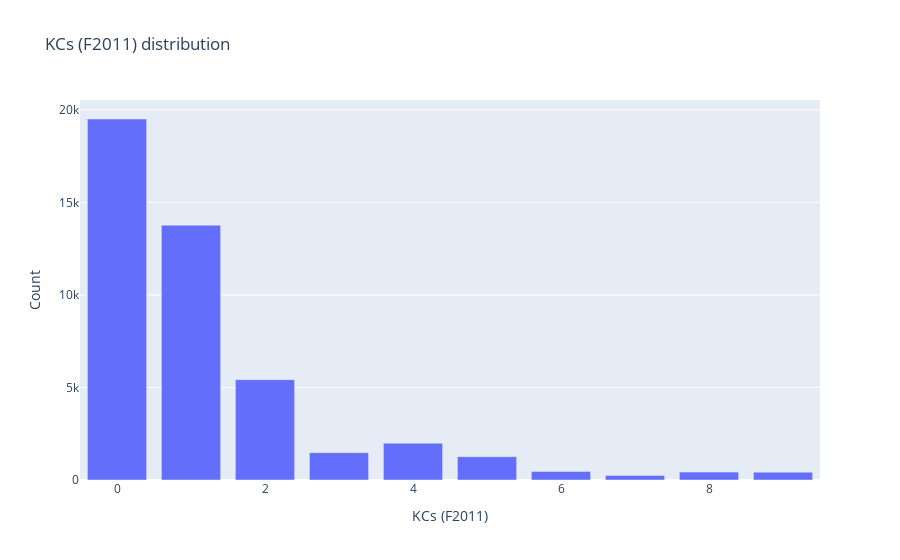
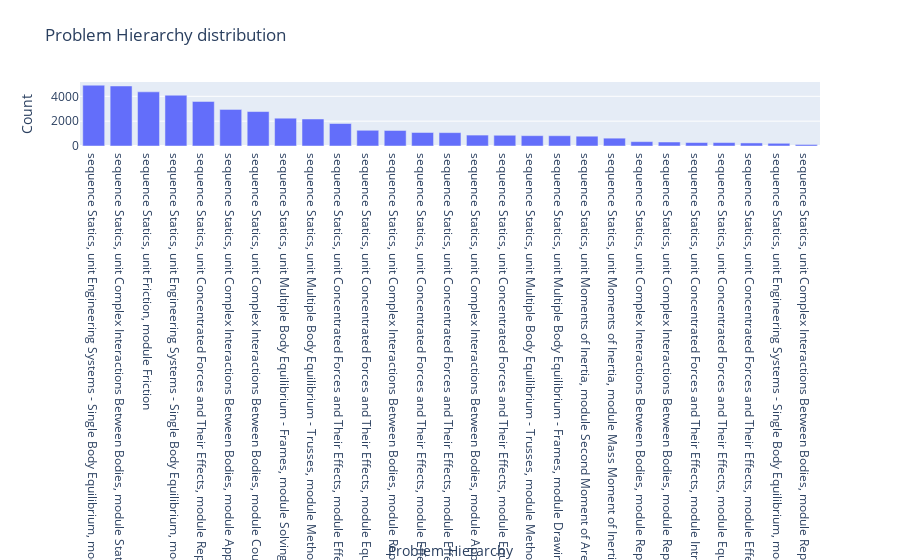

Notebook source saved alongside these figures, in order:
### Markdown cell above
##  （1）sort by 单属性

### Code cell
# 单个属性分布图-Bar
show_value_counts_bar('KCs (F2011)')
show_value_counts_bar('Problem Hierarchy')

### Figure 1 — Plotly figure (JSON) as saved in the notebook; plotly's stock layout.template omitted (floating-point values rounded to 4 significant figures)
{"data": [{"alignmentgroup": "True", "hovertemplate": "KCs (F2011)=%{x}<br>Count=%{y}<extra></extra>", "legendgroup": "", "marker": {"color": "#636efa"}, "name": "", "offsetgroup": "", "orientation": "v", "showlegend": false, "textposition": "auto", "type": "bar", "x": [0, 1, 2, 4, 3, 5, 6, 8, 9, 7], "xaxis": "x", "y": [19511, 13774, 5424, 1990, 1478, 1261, 464, 428, 423, 249], "yaxis": "y"}], "layout": {"barmode": "relative", "legend": {"tracegroupgap": 0}, "title": {"text": "KCs (F2011) distribution"}, "xaxis": {"anchor": "y", "domain": [0, 1], "title": {"text": "KCs (F2011)"}}, "yaxis": {"anchor": "x", "domain": [0, 1], "title": {"text": "Count"}}}}

### Figure 2 — Plotly figure (JSON) as saved in the notebook; plotly's stock layout.template omitted (floating-point values rounded to 4 significant figures)
{"data": [{"alignmentgroup": "True", "hovertemplate": "Problem Hierarchy=%{x}<br>Count=%{y}<extra></extra>", "legendgroup": "", "marker": {"color": "#636efa"}, "name": "", "offsetgroup": "", "orientation": "v", "showlegend": false, "textposition": "auto", "type": "bar", "x": ["sequence Statics, unit Engineering Systems - Single Body Equilibrium, module Equilibrium of a Single Subsystem", "sequence Statics, unit Complex Interactions Between Bodies, module Statically Equivalent Loads", "sequence Statics, unit Friction, module Friction", "sequence Statics, unit Engineering Systems - Single Body Equilibrium, module Choosing a Solvable Subsystem", "sequence Statics, unit Concentrated Forces and Their Effects, module Representing Interactions Between Bodies", "sequence Statics, unit Complex Interactions Between Bodies, module Applications of Static Equivalency to Distributed Forces, section1 Simplifying 3D loadings to 2D or 1D loading", "sequence Statics, unit Complex Interactions Between Bodies, module Couples", "sequence Statics, unit Multiple Body Equilibrium - Frames, module Solving Multiple Subsystems", "sequence Statics, unit Multiple Body Equilibrium - Trusses, module Method of Joints", "sequence Statics, unit Concentrated Forces and Their Effects, module Effects of Force", "sequence Statics, unit Concentrated Forces and Their Effects, module Equilibrium Under 2D Concentrated Forces, section1 Applying Force and Moment Equilibrium", "sequence Statics, unit Complex Interactions Between Bodies, module Representing Engineering Connections, section1 Pin Connections", "sequence Statics, unit Concentrated Forces and Their Effects, module Effects of Multiple Forces, section1 Combining Moments", "sequence Statics, unit Concentrated Forces and Their Effects, module Effects of Multiple Forces, section1 Combining Concurrent Forces", "sequence Statics, unit Complex Interactions Between Bodies, module Applications of Static Equivalency to Distributed Forces, section1 Center of Gravity and Centroid", "sequence Statics, unit Concentrated Forces and Their Effects, module Equilibrium Under 2D Concentrated Forces, section1 Applying Force Equilibrium", "sequence Statics, unit Multiple Body Equilibrium - Trusses, module Method of Sections", "sequence Statics, unit Multiple Body Equilibrium - Frames, module Drawing FBDs of Multiple Subsystems", "sequence Statics, unit Moments of Inertia, module Second Moment of Area", "sequence Statics, unit Moments of Inertia, module Mass Moment of Inertia", "sequence Statics, unit Complex Interactions Between Bodies, module Representing Engineering Connections", "sequence Statics, unit Complex Interactions Between Bodies, module Representing Engineering Connections, section1 Other Connections", "sequence Statics, unit Concentrated Forces and Their Effects, module Introduction to Free Body Diagrams", "sequence Statics, unit Concentrated Forces and Their Effects, module Equilibrium Under 2D Concentrated Forces", "sequence Statics, unit Concentrated Forces and Their Effects, module Effects of Multiple Forces", "sequence Statics, unit Engineering Systems - Single Body Equilibrium, module Drawing FBDs of a Single Subsystem", "sequence Statics, unit Complex Interactions Between Bodies, module Representing Engineering Connections, section1 Fixed Connections"], "xaxis": "x", "y": [4893, 4830, 4359, 4089, 3585, 2942, 2772, 2237, 2174, 1810, 1265, 1249, 1087, 1077, 879, 864, 832, 827, 789, 631, 352, 321, 277, 275, 246, 218, 122], "yaxis": "y"}], "layout": {"barmode": "relative", "legend": {"tracegroupgap": 0}, "title": {"text": "Problem Hierarchy distribution"}, "xaxis": {"anchor": "y", "domain": [0, 1], "title": {"text": "Problem Hierarchy"}}, "yaxis": {"anchor": "x", "domain": [0, 1], "title": {"text": "Count"}}}}
